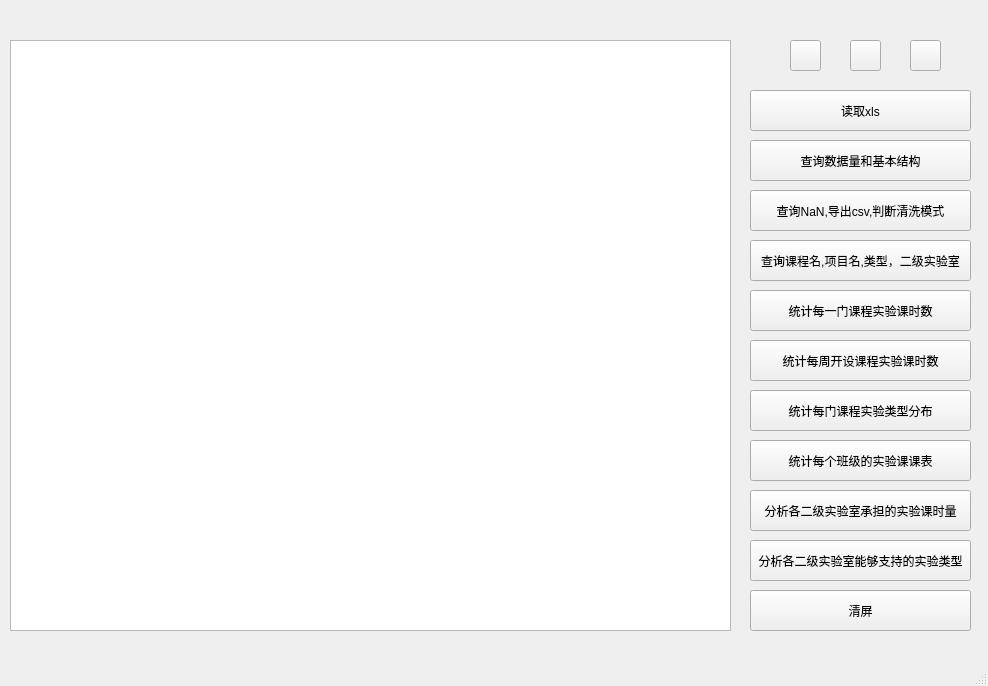
<?xml version="1.0" encoding="UTF-8"?>
<ui version="4.0">
 <class>MainWindow</class>
 <widget class="QMainWindow" name="MainWindow">
  <property name="geometry">
   <rect>
    <x>0</x>
    <y>0</y>
    <width>988</width>
    <height>686</height>
   </rect>
  </property>
  <property name="windowTitle">
   <string>MainWindow</string>
  </property>
  <widget class="QWidget" name="centralwidget">
   <widget class="QPushButton" name="pushButton">
    <property name="geometry">
     <rect>
      <x>750</x>
      <y>90</y>
      <width>221</width>
      <height>41</height>
     </rect>
    </property>
    <property name="text">
     <string>读取xls</string>
    </property>
   </widget>
   <widget class="QTextBrowser" name="textBrowser">
    <property name="geometry">
     <rect>
      <x>10</x>
      <y>40</y>
      <width>721</width>
      <height>591</height>
     </rect>
    </property>
   </widget>
   <widget class="QPushButton" name="pushButton_2">
    <property name="geometry">
     <rect>
      <x>750</x>
      <y>140</y>
      <width>221</width>
      <height>41</height>
     </rect>
    </property>
    <property name="text">
     <string>查询数据量和基本结构</string>
    </property>
   </widget>
   <widget class="QPushButton" name="pushButton_3">
    <property name="geometry">
     <rect>
      <x>750</x>
      <y>190</y>
      <width>221</width>
      <height>41</height>
     </rect>
    </property>
    <property name="text">
     <string>查询NaN,导出csv,判断清洗模式</string>
    </property>
   </widget>
   <widget class="QPushButton" name="pushButton_4">
    <property name="geometry">
     <rect>
      <x>750</x>
      <y>240</y>
      <width>221</width>
      <height>41</height>
     </rect>
    </property>
    <property name="text">
     <string>查询课程名,项目名,类型，二级实验室</string>
    </property>
   </widget>
   <widget class="QPushButton" name="pushButton_5">
    <property name="geometry">
     <rect>
      <x>750</x>
      <y>290</y>
      <width>221</width>
      <height>41</height>
     </rect>
    </property>
    <property name="text">
     <string>统计每一门课程实验课时数</string>
    </property>
   </widget>
   <widget class="QPushButton" name="pushButton_6">
    <property name="geometry">
     <rect>
      <x>750</x>
      <y>340</y>
      <width>221</width>
      <height>41</height>
     </rect>
    </property>
    <property name="text">
     <string>统计每周开设课程实验课时数</string>
    </property>
   </widget>
   <widget class="QPushButton" name="pushButton_7">
    <property name="geometry">
     <rect>
      <x>750</x>
      <y>390</y>
      <width>221</width>
      <height>41</height>
     </rect>
    </property>
    <property name="text">
     <string>统计每门课程实验类型分布</string>
    </property>
   </widget>
   <widget class="QPushButton" name="pushButton_8">
    <property name="geometry">
     <rect>
      <x>750</x>
      <y>440</y>
      <width>221</width>
      <height>41</height>
     </rect>
    </property>
    <property name="text">
     <string>统计每个班级的实验课课表</string>
    </property>
   </widget>
   <widget class="QPushButton" name="pushButton_9">
    <property name="geometry">
     <rect>
      <x>750</x>
      <y>490</y>
      <width>221</width>
      <height>41</height>
     </rect>
    </property>
    <property name="text">
     <string>分析各二级实验室承担的实验课时量</string>
    </property>
   </widget>
   <widget class="QPushButton" name="pushButton_10">
    <property name="geometry">
     <rect>
      <x>750</x>
      <y>540</y>
      <width>221</width>
      <height>41</height>
     </rect>
    </property>
    <property name="text">
     <string>分析各二级实验室能够支持的实验类型</string>
    </property>
   </widget>
   <widget class="QPushButton" name="pushButton_11">
    <property name="geometry">
     <rect>
      <x>750</x>
      <y>590</y>
      <width>221</width>
      <height>41</height>
     </rect>
    </property>
    <property name="text">
     <string>清屏</string>
    </property>
   </widget>
   <widget class="QPushButton" name="pushButton_12">
    <property name="geometry">
     <rect>
      <x>790</x>
      <y>40</y>
      <width>31</width>
      <height>31</height>
     </rect>
    </property>
    <property name="text">
     <string/>
    </property>
   </widget>
   <widget class="QPushButton" name="pushButton_13">
    <property name="geometry">
     <rect>
      <x>850</x>
      <y>40</y>
      <width>31</width>
      <height>31</height>
     </rect>
    </property>
    <property name="text">
     <string/>
    </property>
   </widget>
   <widget class="QPushButton" name="pushButton_14">
    <property name="geometry">
     <rect>
      <x>910</x>
      <y>40</y>
      <width>31</width>
      <height>31</height>
     </rect>
    </property>
    <property name="text">
     <string/>
    </property>
   </widget>
  </widget>
  <widget class="QMenuBar" name="menubar">
   <property name="geometry">
    <rect>
     <x>0</x>
     <y>0</y>
     <width>988</width>
     <height>23</height>
    </rect>
   </property>
  </widget>
  <widget class="QStatusBar" name="statusbar"/>
 </widget>
 <resources/>
 <connections/>
</ui>
